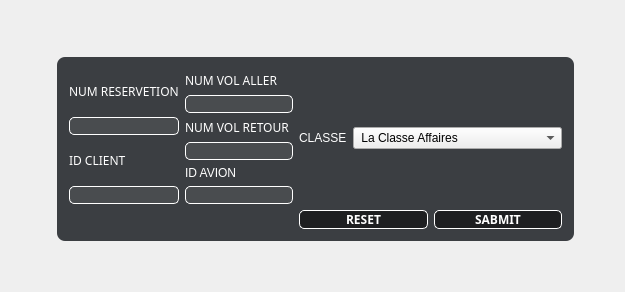
          <widget class="QWidget" name="ajouter_5">
           <property name="styleSheet">
            <string notr="true">#ajouter{
border-image:url(&quot;://sources/Services-Employment1.jpg&quot;);
background:#2b3947;
border:0;
}</string>
           </property>
           <attribute name="title">
            <string>Ajouter</string>
           </attribute>
           <layout class="QGridLayout" name="gridLayout_53">
            <item row="2" column="2">
             <spacer name="horizontalSpacer_43">
              <property name="orientation">
               <enum>Qt::Horizontal</enum>
              </property>
              <property name="sizeType">
               <enum>QSizePolicy::Minimum</enum>
              </property>
              <property name="sizeHint" stdset="0">
               <size>
                <width>40</width>
                <height>20</height>
               </size>
              </property>
             </spacer>
            </item>
            <item row="0" column="0">
             <widget class="QPushButton" name="pushButton_57">
              <property name="minimumSize">
               <size>
                <width>20</width>
                <height>20</height>
               </size>
              </property>
              <property name="maximumSize">
               <size>
                <width>30</width>
                <height>30</height>
               </size>
              </property>
              <property name="styleSheet">
               <string notr="true">QPushButton {
background-color: transparent;
border-image: url(://sources/return-button0.png);
background: none;
border: none;
background-repeat: none;
}
QPushButton:hover
{
   border-image: url(://sources/return-button1.png);
}</string>
              </property>
              <property name="text">
               <string/>
              </property>
             </widget>
            </item>
            <item row="3" column="1">
             <spacer name="verticalSpacer_42">
              <property name="orientation">
               <enum>Qt::Vertical</enum>
              </property>
              <property name="sizeHint" stdset="0">
               <size>
                <width>20</width>
                <height>40</height>
               </size>
              </property>
             </spacer>
            </item>
            <item row="0" column="1">
             <spacer name="verticalSpacer_43">
              <property name="orientation">
               <enum>Qt::Vertical</enum>
              </property>
              <property name="sizeHint" stdset="0">
               <size>
                <width>20</width>
                <height>40</height>
               </size>
              </property>
             </spacer>
            </item>
            <item row="2" column="1">
             <widget class="QGroupBox" name="groupBox_17">
              <property name="font">
               <font>
                <family>Cairo</family>
                <weight>75</weight>
                <bold>true</bold>
               </font>
              </property>
              <property name="styleSheet">
               <string notr="true">QGroupBox{
background-color:rgba(14,17,22,80%);
color:white;
border:0;
border-radius:8px;
}</string>
              </property>
              <property name="title">
               <string/>
              </property>
              <layout class="QGridLayout" name="gridLayout_54">
               <item row="0" column="0">
                <layout class="QGridLayout" name="gridLayout_55">
                 <item row="1" column="2">
                  <layout class="QHBoxLayout" name="horizontalLayout_17">
                   <item>
                    <widget class="QPushButton" name="pushButton_31">
                     <property name="font">
                      <font>
                       <family>Cairo</family>
                       <weight>75</weight>
                       <bold>true</bold>
                      </font>
                     </property>
                     <property name="styleSheet">
                      <string notr="true">QPushButton{
background-color:rgba(0,0,0,50%);
color:white;
border:1 solid white;
border-radius: 5px;
}
QPushButton:hover{
background-color:rgba(255,0,0,50%);
color:black;
}</string>
                     </property>
                     <property name="text">
                      <string>  RESET  </string>
                     </property>
                    </widget>
                   </item>
                   <item>
                    <widget class="QPushButton" name="pushButton_32">
                     <property name="font">
                      <font>
                       <family>Cairo</family>
                       <weight>75</weight>
                       <bold>true</bold>
                      </font>
                     </property>
                     <property name="styleSheet">
                      <string notr="true">QPushButton{
background-color:rgba(0,0,0,50%);
color:white;
border:1 solid white;
border-radius: 5px;
}
QPushButton:hover{
background-color:rgba(0,255,0,50%);
color:black;
}</string>
                     </property>
                     <property name="text">
                      <string>  SABMIT  </string>
                     </property>
                    </widget>
                   </item>
                  </layout>
                 </item>
                 <item row="0" column="0">
                  <layout class="QVBoxLayout" name="verticalLayout_20">
                   <item>
                    <widget class="QLabel" name="label_45">
                     <property name="font">
                      <font>
                       <family>Cairo</family>
                      </font>
                     </property>
                     <property name="styleSheet">
                      <string notr="true">QLabel{
color:white;
}</string>
                     </property>
                     <property name="text">
                      <string>NUM RESERVETION</string>
                     </property>
                    </widget>
                   </item>
                   <item>
                    <widget class="QLineEdit" name="t1_6">
                     <property name="styleSheet">
                      <string notr="true">QLineEdit{
background-color:rgba(255,255,255,7%);
border:1 solid white;
border-radius:5px;
color:white;
}</string>
                     </property>
                    </widget>
                   </item>
                   <item>
                    <widget class="QLabel" name="label_51">
                     <property name="font">
                      <font>
                       <family>Cairo</family>
                      </font>
                     </property>
                     <property name="styleSheet">
                      <string notr="true">QLabel{
color:white;
}</string>
                     </property>
                     <property name="text">
                      <string>ID CLIENT</string>
                     </property>
                    </widget>
                   </item>
                   <item>
                    <widget class="QLineEdit" name="lineEdit_35">
                     <property name="styleSheet">
                      <string notr="true">QLineEdit{
background-color:rgba(255,255,255,7%);
border:1 solid white;
border-radius:5px;
color:white;
}</string>
                     </property>
                    </widget>
                   </item>
                  </layout>
                 </item>
                 <item row="0" column="1">
                  <layout class="QVBoxLayout" name="verticalLayout_21">
                   <item>
                    <widget class="QLabel" name="label_52">
                     <property name="font">
                      <font>
                       <family>Cairo</family>
                      </font>
                     </property>
                     <property name="styleSheet">
                      <string notr="true">QLabel{
color:white;
}</string>
                     </property>
                     <property name="text">
                      <string>NUM VOL ALLER</string>
                     </property>
                    </widget>
                   </item>
                   <item>
                    <widget class="QLineEdit" name="lineEdit_36">
                     <property name="styleSheet">
                      <string notr="true">QLineEdit{
background-color:rgba(255,255,255,7%);
border:1 solid white;
border-radius:5px;
color:white;
}</string>
                     </property>
                    </widget>
                   </item>
                   <item>
                    <widget class="QLabel" name="label_53">
                     <property name="font">
                      <font>
                       <family>Cairo</family>
                      </font>
                     </property>
                     <property name="styleSheet">
                      <string notr="true">QLabel{
color:white;
}</string>
                     </property>
                     <property name="text">
                      <string>NUM VOL RETOUR</string>
                     </property>
                    </widget>
                   </item>
                   <item>
                    <widget class="QLineEdit" name="lineEdit_37">
                     <property name="styleSheet">
                      <string notr="true">QLineEdit{
background-color:rgba(255,255,255,7%);
border:1 solid white;
border-radius:5px;
color:white;
}</string>
                     </property>
                    </widget>
                   </item>
                   <item>
                    <widget class="QLabel" name="label_63">
                     <property name="styleSheet">
                      <string notr="true">QLabel{
color:white;
}</string>
                     </property>
                     <property name="text">
                      <string>ID AVION</string>
                     </property>
                    </widget>
                   </item>
                   <item>
                    <widget class="QLineEdit" name="lineEdit_45">
                     <property name="styleSheet">
                      <string notr="true">QLineEdit{
background-color:rgba(255,255,255,7%);
border:1 solid white;
border-radius:5px;
color:white;
}</string>
                     </property>
                    </widget>
                   </item>
                  </layout>
                 </item>
                 <item row="0" column="2">
                  <layout class="QHBoxLayout" name="horizontalLayout_15">
                   <item>
                    <widget class="QLabel" name="label_65">
                     <property name="enabled">
                      <bool>true</bool>
                     </property>
                     <property name="maximumSize">
                      <size>
                       <width>161</width>
                       <height>17</height>
                      </size>
                     </property>
                     <property name="styleSheet">
                      <string notr="true">QLabel{
color:white;
}</string>
                     </property>
                     <property name="text">
                      <string>CLASSE</string>
                     </property>
                    </widget>
                   </item>
                   <item>
                    <widget class="QComboBox" name="comboBox_5">
                     <item>
                      <property name="text">
                       <string> La Classe Affaires</string>
                      </property>
                     </item>
                     <item>
                      <property name="text">
                       <string>La Première Classe</string>
                      </property>
                     </item>
                     <item>
                      <property name="text">
                       <string>La Classe Economique Premium</string>
                      </property>
                     </item>
                     <item>
                      <property name="text">
                       <string>La Classe Economique</string>
                      </property>
                     </item>
                    </widget>
                   </item>
                  </layout>
                 </item>
                </layout>
               </item>
              </layout>
             </widget>
            </item>
            <item row="2" column="0">
             <spacer name="horizontalSpacer_44">
              <property name="orientation">
               <enum>Qt::Horizontal</enum>
              </property>
              <property name="sizeHint" stdset="0">
               <size>
                <width>40</width>
                <height>20</height>
               </size>
              </property>
             </spacer>
            </item>
           </layout>
          </widget>
